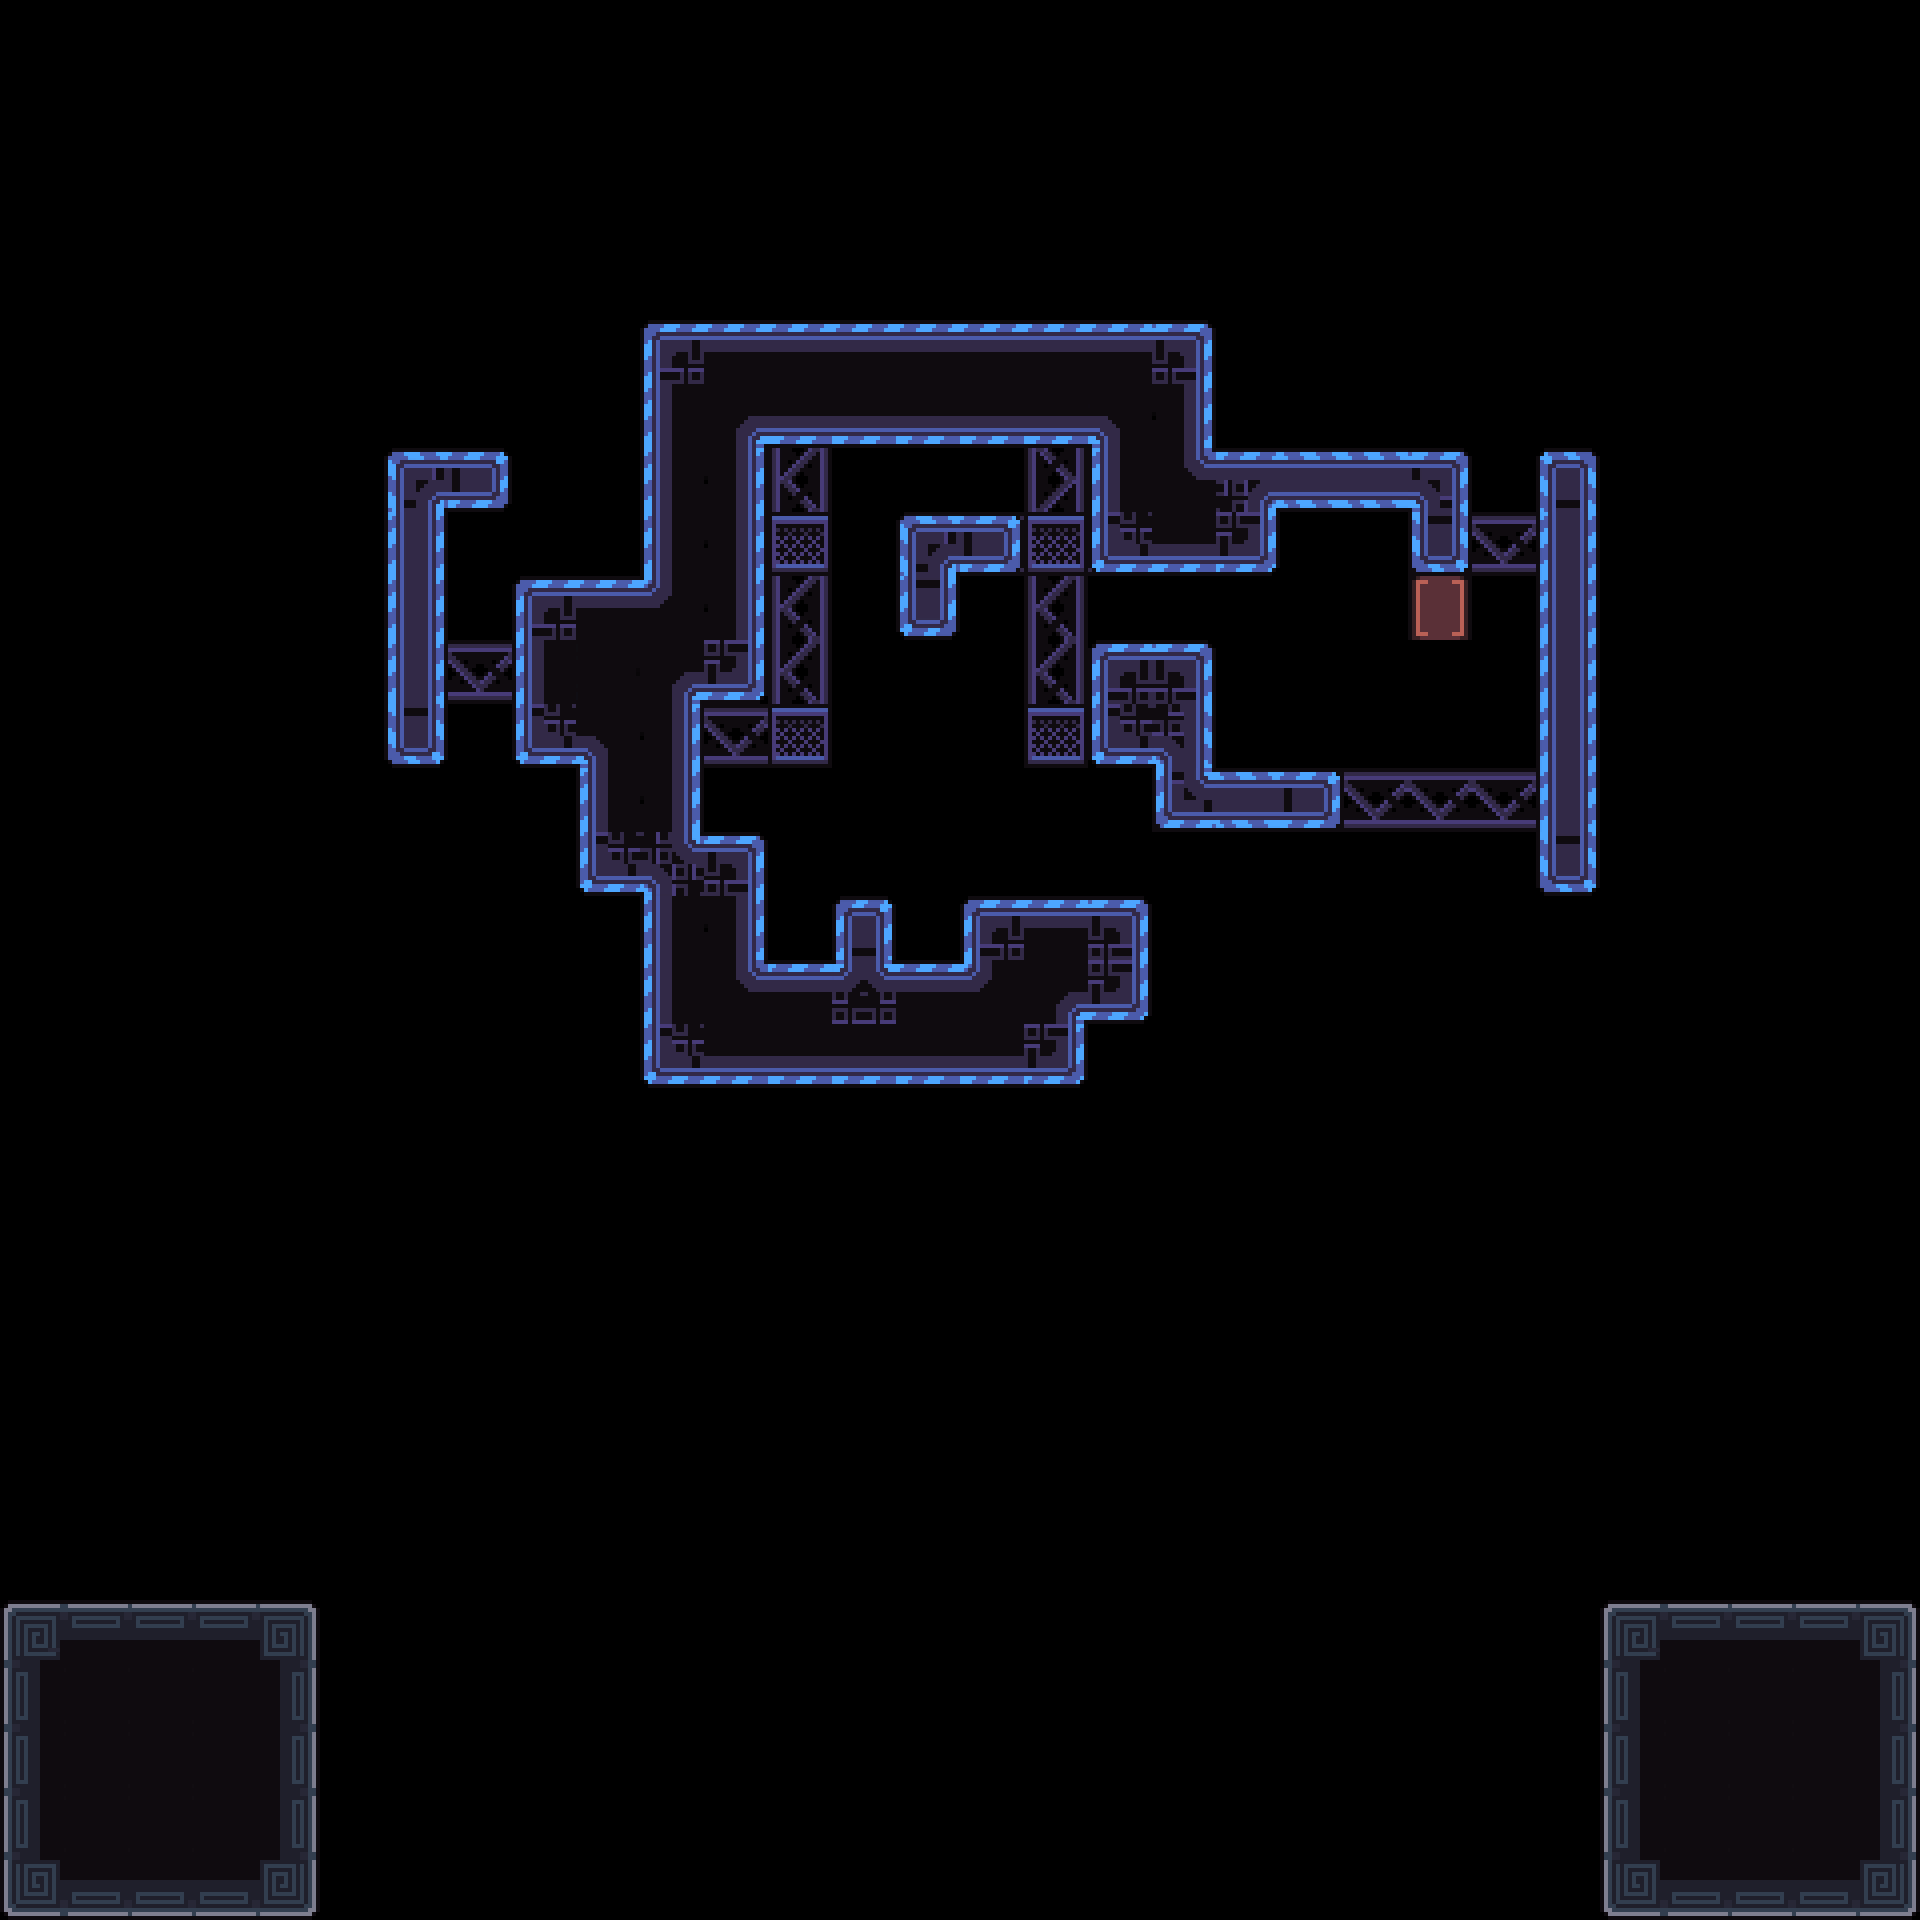

Below is a game level as drawn by its tile map, then a one-line description and the .tmx file that defines it, in full:
An orthogonal 30x30 tile map with 64x64 px tiles, 3 tile layers (Decoration, Main, Exit) and 12 objects (8x 1, Camera1, Camera2, Win, Unactive).

<map version="1.10" tiledversion="1.11.2" orientation="orthogonal" renderorder="right-down" width="30" height="30" tilewidth="64" tileheight="64" infinite="0" nextlayerid="7" nextobjectid="126">
 <tileset firstgid="1" source="../tilesets/tileset_d.tsx" />
 <objectgroup id="4" name="Triggers" visible="0">
  <object id="23" name="Camera1" x="960" y="672">
   <point />
  </object>
  <object id="24" name="Camera2" x="704" y="480">
   <point />
  </object>
  <object id="28" name="Win" x="0" y="64" width="1920" height="1216" />
  <object id="29" name="Unactive" x="0" y="1600" width="320" height="320" />
  <object id="123" name="Data" type="1" x="0" y="0" width="63.6932" height="63.6932">
   <properties>
    <property name="bg" value="blue" />
    <property name="level_number" type="int" value="37" />
    <property name="level_unlock" value="36, 39" />
   </properties>
  </object>
 </objectgroup>
 <layer id="3" name="Decoration" width="30" height="30">
  <data encoding="csv">
0,0,0,0,0,0,0,0,0,0,0,0,0,0,0,0,0,0,0,0,0,0,0,0,0,0,0,0,0,0,
0,0,0,0,0,0,0,0,0,0,0,0,0,0,0,0,0,0,0,0,0,0,0,0,0,0,0,0,0,0,
0,0,0,0,0,0,0,0,0,0,0,0,0,0,0,0,0,0,0,0,0,0,0,0,0,0,0,0,0,0,
0,0,0,0,0,0,0,0,0,0,0,0,0,0,0,0,0,0,0,0,0,0,0,0,0,0,0,0,0,0,
0,0,0,0,0,0,0,0,0,0,0,0,0,0,0,0,0,0,0,0,0,0,0,0,0,0,0,0,0,0,
0,0,0,0,0,0,0,0,0,0,0,0,0,0,0,0,0,0,0,0,0,0,0,0,0,0,0,0,0,0,
0,0,0,0,0,0,0,0,0,0,0,0,0,0,0,0,3221225609,0,0,0,0,0,0,0,0,0,0,0,0,0,
0,0,0,0,0,0,1610612862,3221225597,0,0,0,0,137,0,0,0,3221225609,0,0,0,0,0,0,0,0,0,0,0,0,0,
0,0,0,0,0,0,142,0,0,0,0,0,138,0,0,1610612873,138,1610612873,1610612873,0,0,0,138,1610612873,0,0,0,0,0,0,
0,0,0,0,0,0,142,0,0,0,0,0,137,0,0,0,137,0,0,0,0,0,77,0,3221225609,0,0,0,0,0,
0,0,0,0,0,0,138,1610612873,0,0,0,0,137,0,0,0,137,0,0,0,0,0,0,0,0,0,0,0,0,0,
0,0,0,0,0,0,0,0,0,0,1610612873,1610612873,138,0,0,0,138,0,0,0,0,0,0,0,0,0,0,0,0,0,
0,0,0,0,0,0,0,0,0,0,0,0,0,0,0,0,0,0,138,1610612873,138,1610612873,1610612873,1610612873,0,0,0,0,0,0,
0,0,0,0,0,0,0,0,0,0,0,0,0,0,0,0,0,0,0,0,0,0,0,0,0,0,0,0,0,0,
0,0,0,0,0,0,0,0,0,0,0,0,0,0,0,0,0,0,0,0,0,0,0,0,0,0,0,0,0,0,
0,0,0,0,0,0,0,0,0,0,0,0,0,0,0,0,0,0,0,0,0,0,0,0,0,0,0,0,0,0,
0,0,0,0,0,0,0,0,0,0,0,0,0,0,0,0,0,0,0,0,0,0,0,0,0,0,0,0,0,0,
0,0,0,0,0,0,0,0,0,0,0,0,0,0,0,0,0,0,0,0,0,0,0,0,0,0,0,0,0,0,
0,0,0,0,0,0,0,0,0,0,0,0,0,0,0,0,0,0,0,0,0,0,0,0,0,0,0,0,0,0,
0,0,0,0,0,0,0,0,0,0,0,0,0,0,0,0,0,0,0,0,0,0,0,0,0,0,0,0,0,0,
0,0,0,0,0,0,0,0,0,0,0,0,0,0,0,0,0,0,0,0,0,0,0,0,0,0,0,0,0,0,
0,0,0,0,0,0,0,0,0,0,0,0,0,0,0,0,0,0,0,0,0,0,0,0,0,0,0,0,0,0,
0,0,0,0,0,0,0,0,0,0,0,0,0,0,0,0,0,0,0,0,0,0,0,0,0,0,0,0,0,0,
0,0,0,0,0,0,0,0,0,0,0,0,0,0,0,0,0,0,0,0,0,0,0,0,0,0,0,0,0,0,
0,0,0,0,0,0,0,0,0,0,0,0,0,0,0,0,0,0,0,0,0,0,0,0,0,0,0,0,0,0,
0,0,0,0,0,0,0,0,0,0,0,0,0,0,0,0,0,0,0,0,0,0,0,0,0,0,0,0,0,0,
0,0,0,0,0,0,0,0,0,0,0,0,0,0,0,0,0,0,0,0,0,0,0,0,0,0,0,0,0,0,
0,0,0,0,0,0,0,0,0,0,0,0,0,0,0,0,0,0,0,0,0,0,0,0,0,0,0,0,0,0,
0,0,0,0,0,0,0,0,0,0,0,0,0,0,0,0,0,0,0,0,0,0,0,0,0,0,0,0,0,0,
0,0,0,0,0,0,0,0,0,0,0,0,0,0,0,0,0,0,0,0,0,0,0,0,0,0,0,0,0,0
</data>
 </layer>
 <layer id="1" name="Main" width="30" height="30">
  <data encoding="csv">
0,0,0,0,0,0,0,0,0,0,0,0,0,0,0,0,0,0,0,0,0,0,0,0,0,0,0,0,0,0,
0,0,0,0,0,0,0,0,0,0,0,0,0,0,0,0,0,0,0,0,0,0,0,0,0,0,0,0,0,0,
0,0,0,0,0,0,0,0,0,0,0,0,0,0,0,0,0,0,0,0,0,0,0,0,0,0,0,0,0,0,
0,0,0,0,0,0,0,0,0,0,0,0,0,0,0,0,0,0,0,0,0,0,0,0,0,0,0,0,0,0,
0,0,0,0,0,0,0,0,0,0,0,0,0,0,0,0,0,0,0,0,0,0,0,0,0,0,0,0,0,0,
0,0,0,0,0,0,0,0,0,0,118,119,119,119,119,119,119,119,123,0,0,0,0,0,0,0,0,0,0,0,
0,0,0,0,0,0,0,0,0,0,136,158,155,155,155,155,155,157,141,0,0,0,0,0,0,0,0,0,0,0,
0,0,0,0,0,0,0,0,0,0,136,141,0,0,0,0,0,136,122,3758096527,1610612878,1610612878,126,0,2684354685,0,0,0,0,0,
0,0,0,0,0,0,0,0,0,0,136,141,0,0,1610612862,3221225597,0,154,155,159,0,0,1610612861,0,142,0,0,0,0,0,
0,0,0,0,0,0,0,0,118,119,121,141,0,0,3758096509,0,0,0,0,0,0,0,0,0,0,0,0,0,0,0,
0,0,0,0,0,0,142,0,136,140,158,159,0,0,0,0,0,118,123,0,0,0,0,0,142,0,0,0,0,0,
0,0,0,0,0,0,1610612861,0,154,157,141,0,0,0,0,0,0,154,1073741967,0,0,0,0,0,142,0,0,0,0,0,
0,0,0,0,0,0,0,0,0,136,141,0,0,0,0,0,0,0,3221225598,1610612878,3221225597,0,0,0,142,0,0,0,0,0,
0,0,0,0,0,0,0,0,0,154,1610612898,123,0,0,0,0,0,0,0,0,0,0,0,0,1610612861,0,0,0,0,0,
0,0,0,0,0,0,0,0,0,0,136,141,0,536871037,0,118,119,123,0,0,0,0,0,0,0,0,0,0,0,0,
0,0,0,0,0,0,0,0,0,0,136,122,119,1073741984,119,121,158,159,0,0,0,0,0,0,0,0,0,0,0,0,
0,0,0,0,0,0,0,0,0,0,154,155,155,155,155,155,159,0,0,0,0,0,0,0,0,0,0,0,0,0,
0,0,0,0,0,0,0,0,0,0,0,0,0,0,0,0,0,0,0,0,0,0,0,0,0,0,0,0,0,0,
0,0,0,0,0,0,0,0,0,0,0,0,0,0,0,0,0,0,0,0,0,0,0,0,0,0,0,0,0,0,
0,0,0,0,0,0,0,0,0,0,0,0,0,0,0,0,0,0,0,0,0,0,0,0,0,0,0,0,0,0,
0,0,0,0,0,0,0,0,0,0,0,0,0,0,0,0,0,0,0,0,0,0,0,0,0,0,0,0,0,0,
0,0,0,0,0,0,0,0,0,0,0,0,0,0,0,0,0,0,0,0,0,0,0,0,0,0,0,0,0,0,
0,0,0,0,0,0,0,0,0,0,0,0,0,0,0,0,0,0,0,0,0,0,0,0,0,0,0,0,0,0,
0,0,0,0,0,0,0,0,0,0,0,0,0,0,0,0,0,0,0,0,0,0,0,0,0,0,0,0,0,0,
0,0,0,0,0,0,0,0,0,0,0,0,0,0,0,0,0,0,0,0,0,0,0,0,0,0,0,0,0,0,
10,12,12,12,15,0,0,0,0,0,0,0,0,0,0,0,0,0,0,0,0,0,0,0,0,10,12,12,12,15,
28,32,32,32,33,0,0,0,0,0,0,0,0,0,0,0,0,0,0,0,0,0,0,0,0,28,32,32,32,33,
28,32,32,32,33,0,0,0,0,0,0,0,0,0,0,0,0,0,0,0,0,0,0,0,0,28,32,32,32,33,
28,32,32,32,33,0,0,0,0,0,0,0,0,0,0,0,0,0,0,0,0,0,0,0,0,28,32,32,32,33,
46,48,48,48,51,0,0,0,0,0,0,0,0,0,0,0,0,0,0,0,0,0,0,0,0,46,48,48,48,51
</data>
 </layer>
 <layer id="6" name="Exit" width="30" height="30">
  <data encoding="csv">
0,0,0,0,0,0,0,0,0,0,0,0,0,0,0,0,0,0,0,0,0,0,0,0,0,0,0,0,0,0,
0,0,0,0,0,0,0,0,0,0,0,0,0,0,0,0,0,0,0,0,0,0,0,0,0,0,0,0,0,0,
0,0,0,0,0,0,0,0,0,0,0,0,0,0,0,0,0,0,0,0,0,0,0,0,0,0,0,0,0,0,
0,0,0,0,0,0,0,0,0,0,0,0,0,0,0,0,0,0,0,0,0,0,0,0,0,0,0,0,0,0,
0,0,0,0,0,0,0,0,0,0,0,0,0,0,0,0,0,0,0,0,0,0,0,0,0,0,0,0,0,0,
0,0,0,0,0,0,0,0,0,0,0,0,0,0,0,0,0,0,0,0,0,0,0,0,0,0,0,0,0,0,
0,0,0,0,0,0,0,0,0,0,0,0,0,0,0,0,0,0,0,0,0,0,0,0,0,0,0,0,0,0,
0,0,0,0,0,0,0,0,0,0,0,0,0,0,0,0,0,0,0,0,0,0,0,0,0,0,0,0,0,0,
0,0,0,0,0,0,0,0,0,0,0,0,0,0,0,0,0,0,0,0,0,0,0,0,0,0,0,0,0,0,
0,0,0,0,0,0,0,0,0,0,0,0,0,0,0,0,0,0,0,0,0,0,0,0,142,0,0,0,0,0,
0,0,0,0,0,0,0,0,0,0,0,0,0,0,0,0,0,0,0,0,0,0,0,0,0,0,0,0,0,0,
0,0,0,0,0,0,0,0,0,0,0,0,0,0,0,0,0,0,0,0,0,0,0,0,0,0,0,0,0,0,
0,0,0,0,0,0,0,0,0,0,0,0,0,0,0,0,0,0,0,0,0,0,0,0,0,0,0,0,0,0,
0,0,0,0,0,0,0,0,0,0,0,0,0,0,0,0,0,0,0,0,0,0,0,0,0,0,0,0,0,0,
0,0,0,0,0,0,0,0,0,0,0,0,0,0,0,0,0,0,0,0,0,0,0,0,0,0,0,0,0,0,
0,0,0,0,0,0,0,0,0,0,0,0,0,0,0,0,0,0,0,0,0,0,0,0,0,0,0,0,0,0,
0,0,0,0,0,0,0,0,0,0,0,0,0,0,0,0,0,0,0,0,0,0,0,0,0,0,0,0,0,0,
0,0,0,0,0,0,0,0,0,0,0,0,0,0,0,0,0,0,0,0,0,0,0,0,0,0,0,0,0,0,
0,0,0,0,0,0,0,0,0,0,0,0,0,0,0,0,0,0,0,0,0,0,0,0,0,0,0,0,0,0,
0,0,0,0,0,0,0,0,0,0,0,0,0,0,0,0,0,0,0,0,0,0,0,0,0,0,0,0,0,0,
0,0,0,0,0,0,0,0,0,0,0,0,0,0,0,0,0,0,0,0,0,0,0,0,0,0,0,0,0,0,
0,0,0,0,0,0,0,0,0,0,0,0,0,0,0,0,0,0,0,0,0,0,0,0,0,0,0,0,0,0,
0,0,0,0,0,0,0,0,0,0,0,0,0,0,0,0,0,0,0,0,0,0,0,0,0,0,0,0,0,0,
0,0,0,0,0,0,0,0,0,0,0,0,0,0,0,0,0,0,0,0,0,0,0,0,0,0,0,0,0,0,
0,0,0,0,0,0,0,0,0,0,0,0,0,0,0,0,0,0,0,0,0,0,0,0,0,0,0,0,0,0,
0,0,0,0,0,0,0,0,0,0,0,0,0,0,0,0,0,0,0,0,0,0,0,0,0,0,0,0,0,0,
0,0,0,0,0,0,0,0,0,0,0,0,0,0,0,0,0,0,0,0,0,0,0,0,0,0,0,0,0,0,
0,0,0,0,0,0,0,0,0,0,0,0,0,0,0,0,0,0,0,0,0,0,0,0,0,0,0,0,0,0,
0,0,0,0,0,0,0,0,0,0,0,0,0,0,0,0,0,0,0,0,0,0,0,0,0,0,0,0,0,0,
0,0,0,0,0,0,0,0,0,0,0,0,0,0,0,0,0,0,0,0,0,0,0,0,0,0,0,0,0,0
</data>
 </layer>
 <objectgroup id="2" name="Entities">
  <object id="106" name="Player0" type="1" x="1024" y="448" width="63.6932" height="63.6932" />
  <object id="111" name="Battery" type="1" x="1408" y="576" width="63.6932" height="63.6932" />
  <object id="112" name="Tablet" type="1" x="1152" y="832" width="63.6932" height="63.6932" />
  <object id="107" name="Box" type="1" x="768" y="832" width="63.6932" height="63.6932" />
  <object id="113" name="Spike" type="1" x="1408" y="832" width="63.6932" height="63.6932" />
  <object id="125" name="Spike" type="1" x="1344" y="896" width="63.6932" height="63.6932" />
  <object id="108" name="Player1" type="1" x="768" y="896" width="63.6932" height="63.6932" />
 </objectgroup>
</map>
